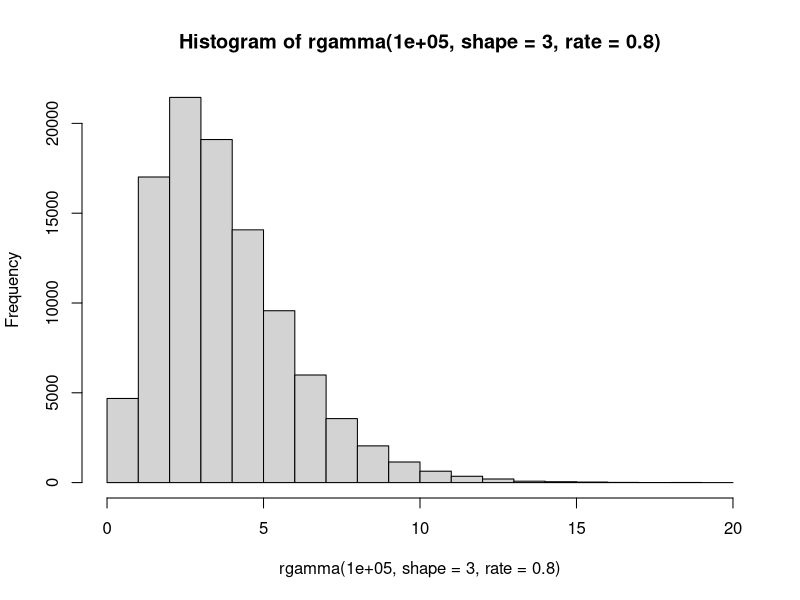
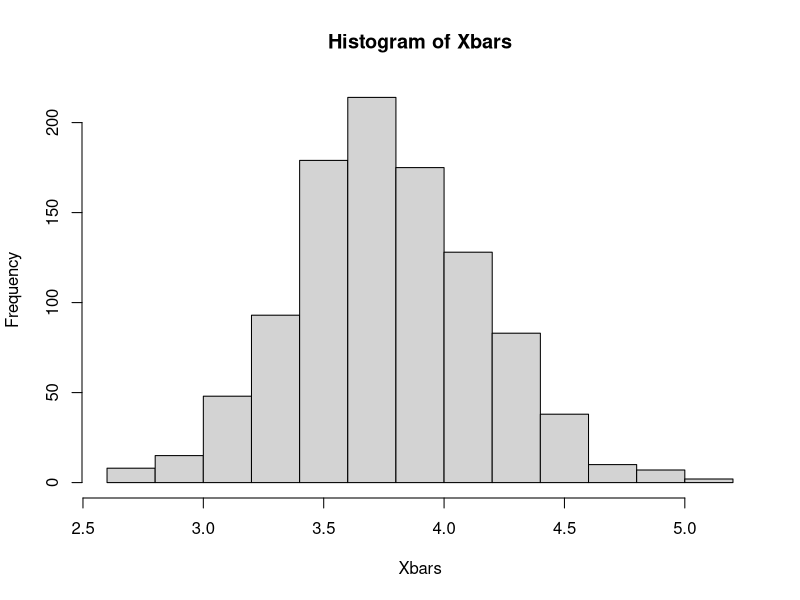

The R script that drew these images, in order:
#Define parameter values

Xbars=NULL # a collection of means obtained from many samples

R=1000 # number of simulations

n=30 # sample size

df=5 # degrees of freedom

# The following loop will generate many samples of size n  from the t distribution with degrees of freedom, df.

#for(i in 1:R) Xbars[i]=mean(rt(n,df))

for(i in 1:R) Xbars[i]=mean(rgamma(n,shape=3,rate=0.8))

#create a histogram of a "population"

#hist(rt(n=100000,df=2))

hist(rgamma(100000,shape=3,rate=0.8))

#Create a histogram of X bars:

hist(Xbars)